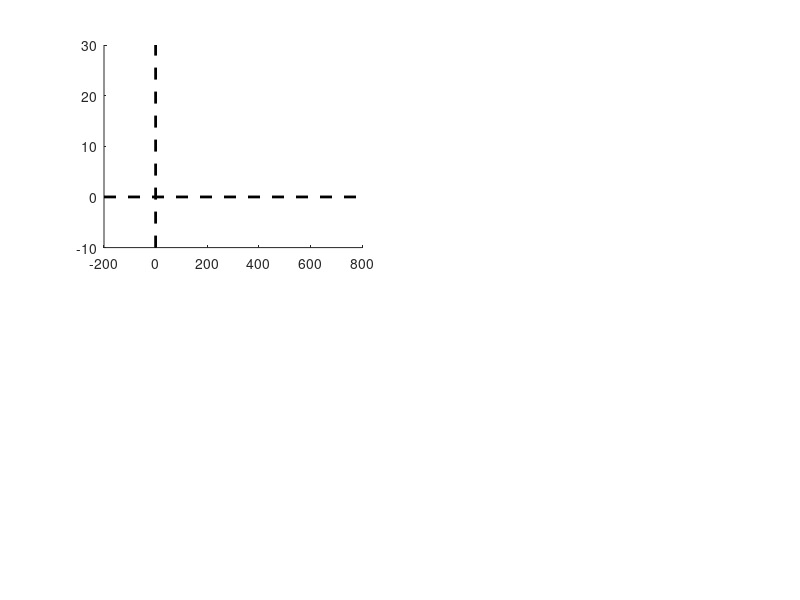

MATLAB code for this plot: (Note: this script raises an error after producing the figure.)
%% clear contents and add current folder with subfolders
clear
close all
clc

%add functions
homedir = mfilename('fullpath');
funcdir = [homedir(1:end-15) 'functions'];
addpath(genpath(funcdir))

%% load the data

%The variable CPP contains the subject-level data, and is of size 21
%(participants) by 16 (conditions) by time. The conditions are as follows:

%1) Response-locked, short interval, validly cued, easy
%2) Response-locked, short interval, validly cued, difficult
%3) Response-locked, short interval, invalidly cued, easy
%4) Response-locked, short interval, invalidly cued, difficult
%5) Response-locked, long interval, validly cued, easy
%6) Response-locked, long interval, validly cued, difficult
%7) Response-locked, long interval, invalidly cued, easy
%8) Response-locked, long interval, invalidly cued, difficult
%9) Stimulus-locked, short interval, validly cued, easy
%10) Stimulus-locked, short interval, validly cued, difficult
%11) Stimulus-locked, short interval, invalidly cued, easy
%12) Stimulus-locked, short interval, invalidly cued, difficult
%13) Stimulus-locked, long interval, validly cued, easy
%14) Stimulus-locked, long interval, validly cued, difficult
%15) Stimulus-locked, long interval, invalidly cued, easy
%16) Stimulus-locked, long interval, invalidly cued, difficult

% The matrix 'bhvdat' has 18 columns:
%1) RT on short interval, validly cued, easy
%2) RT on short interval, validly cued, difficult
%3) RT on short interval, invalidly cued, easy
%4) RT on short interval, invalidly cued, difficult
%5) RT on long interval, validly cued, easy
%6) RT on long interval, validly cued, difficult
%7) RT on long interval, invalidly cued, easy
%8) RT on long interval, invalidly cued, difficult
%9)  Accuracy on short interval, validly cued, easy
%10) Accuracy on short interval, validly cued, difficult
%11) Accuracy on short interval, invalidly cued, easy
%12) Accuracy on short interval, invalidly cued, difficult
%13) Accuracy on long interval, validly cued, easy
%14) Accuracy on long interval, validly cued, difficult
%15) Accuracy on long interval, invalidly cued, easy
%16) Accuracy on long interval, invalidly cued, difficult
%17) False alarm rate on non-catch trials
%18) False alarm rate on catch trials 

%The variables rtime and stime keep track of time relative to response and
%relative to stimulus onset, respectively.
%ta_slopes and ta_onsets are the slopes and onsets, computed on
%trial-average waveforms.
%st_slopes and st_onsets are the average slopes and onsets computed at the 
%single trial level.
%st_onsetvar contains the cross-trial variability in onset
%The slope/onset variables are all of size participants by conditions,
%where conditions go from 1 through 8 in the order as described above (but
%without separation of stimulus locking or response locking)
%Plotcolors contains a matrix with color values for plotting 

%Permdist contains the permuted null distributions that are used to compute
%p-values for individual statistical tests. It has size test (N) by
%iteration (10000). The tests that are conducted are as follows:

%1) Trial-average onset: valid versus invalid
%2) Trial-average slope: valid versus invalid
%3) Trial-average onset: easy versus difficult
%4) Trial-average slope: easy versus difficult
%5) Mean single-trial onset: valid versus invalid
%6) Mean single-trial onset variability: valid versus invalid
%7) Mean single-trial slope: valid versus invalid
%8) Mean single-trial slope: easy versus difficult

load data.mat

%% plotting options

cols = [0 0 0; 1 0 0];
mc = 1;

%% Plot trial-average CPP for valid and invalid conditions (stimulus locked)

figure
subplot(2,2,1)
hold on
plot([0 0],[-10 30],'k--','linewidth',2) 
plot([-200 800],[0 0],'k--','linewidth',2) 

ci = 1; %this keeps track of the number of lines that have been plotted
for condi = [9 11] %loop over stimulus locked conditions   
%     plot(stime, squeeze(mean(mean(CPP(:,condi:condi+1,:)))),'color',plotcolors(ci,:),'linewidth',3);
    m  = squeeze(mean(mean(CPP(:,condi:condi+1,:))));
    eb = squeeze(std(mean(CPP(:,condi:condi+1,:),2))) ./sqrt(size(CPP,1));
    shadedErrorBar(stime,m,eb ,{'color',plotcolors(ci,:),'linewidth',3});
    ci = ci+1;
end

xlim([-200 800])
ylim([-10 30])
xlabel('Peri-stimulus time (ms)','fontsize',18)
set(gca,'tickdir','out','fontsize',18,'linewidth',1) 
ylabel('Amplitude (\muV/m^2)')
title('Effect of cue validity (short CTI)')


%plot onsets (individual subjects)
indata = [squeeze(mean(ta_onsets(:,1:2),2)) squeeze(mean(ta_onsets(:,3:4),2))];
subcols = repmat(linspace(0.2,0.9,size(indata,1))',1, 3); %colors for the individual subjects
for si = 1:size(indata,1)
    plot(indata(si,:)-(squeeze(nanmean(indata(si,:)))*mc) + (nanmean(indata)*mc),[-7 -3],'o-','MarkerFaceColor',subcols(si,:),'MarkerEdgeColor','w', 'Color',subcols(si,:))
end

%plot the average estimated CPP onsets 
plot(squeeze(mean(mean(ta_onsets(:,1:2)))),-7,'ko','markerfacecolor','k')
plot([squeeze(mean(mean(ta_onsets(:,1:2))))-std(squeeze(mean(ta_onsets(:,1:2),2)))./sqrt(size(ta_onsets,1)) squeeze(mean(mean(ta_onsets(:,1:2))))+std(squeeze(mean(ta_onsets(:,1:2),2)))./sqrt(size(ta_onsets,1))],[0 0]-7,'k','linewidth',3)
plot(squeeze(mean(mean(ta_onsets(:,3:4)))),-3,'ro','markerfacecolor','r')
plot([squeeze(mean(mean(ta_onsets(:,3:4))))-std(squeeze(mean(ta_onsets(:,3:4),2)))./sqrt(size(ta_onsets,1)) squeeze(mean(mean(ta_onsets(:,3:4))))+std(squeeze(mean(ta_onsets(:,3:4),2)))./sqrt(size(ta_onsets,1))],[0 0]-3,'r','linewidth',3)

%plot average RT as dotted lines
plot([squeeze(mean(mean(bhvdat(:,1:2)))) squeeze(mean(mean(bhvdat(:,1:2))))], [-10 30],'k--')
plot([squeeze(mean(mean(bhvdat(:,3:4)))) squeeze(mean(mean(bhvdat(:,3:4))))], [-10 30],'r--')

%run statistics
diff = mean(mean(ta_onsets(:,1:2),2)) - mean(mean(ta_onsets(:,3:4),2)); %the observed value
p = sum(diff >= permdist(1,:)) / size(permdist,2); %compute p value
ci = getpermci(diff,permdist(1,:));
text(300,-5,['p = ' num2str(p)])
text(300,-8,['CI = ' num2str(round(ci(1)*100)/100) ' ' num2str(round(ci(2)*100)/100)])

%% Plot trial-average CPP for valid and invalid conditions (response locked)

%plot the CPP for a channel, stimulus locked, and for the short interval
subplot(2,4,3)
hold on
plot([0 0],[-10 30],'k--','linewidth',2) 
plot([-400 100],[0 0],'k--','linewidth',2) 

ci = 1; %this keeps track of the number of lines that have been plotted
for condi = [1 3] %loop over stimulus locked conditions
    m  = squeeze(mean(mean(CPP(:,condi:condi+1,:))));
    eb = squeeze(std(mean(CPP(:,condi:condi+1,:),2))) ./sqrt(size(CPP,1));
    shadedErrorBar(rtime,m,eb ,{'color',plotcolors(ci,:),'linewidth',3});    
    ci = ci+1;
end

% title('response locked: short interval')
xlim([-400 100])
xlabel('Peri-response time (ms)','fontsize',18)
set(gca,'tickdir','out','fontsize',18,'linewidth',1) 
ylim([-10 30])

%test if CPP peak latency deviates significantly from time of response
vdat = squeeze(mean(CPP(:,1:2,:),2)); %response-locked CPP on valid trials
[~, peaktimes(:,1)] = max(vdat,[],2); %get index of peak
idat = squeeze(mean(CPP(:,3:4,:),2)); %response-locked CPP on valid trials
[~, peaktimes(:,2)]  = max(idat,[],2); %get index of peak

%convert to ms (instead of index)
for subi = 1:size(vdat,1)
    peaktimes(subi,1) = rtime(peaktimes(subi,1));
    peaktimes(subi,2) = rtime(peaktimes(subi,2));
end

%compare the peak latency for valid and invalid trials
[~, p] = permtest(peaktimes(:,1),peaktimes(:,2),10000);
[~, ~, ~, stats] = ttest(peaktimes(:,1),peaktimes(:,2)); %get t-statistic to get bayes factor
bf = t1smpbf(stats.tstat,21);
disp(['Response-locked CPP peak latency comparison of valid versus invalid trials: p = ' num2str(p) ', BF = ' num2str(bf)]) 


%% plot the trial-average estimated CPP slopes (valid versus invalid)

%plot the estimated CPP slopes
subplot(2,5,5)
hold on
indata = [mean(ta_slopes(:,1:2),2) mean(ta_slopes(:,3:4),2)];
wsplot(indata,mc,cols)
set(gca,'xtick',[],'tickdir','out')
ylabel('Slope (\muV / m^2 / T_s)')
set(gca,'fontsize',18)

%get the observed difference between conditions, and compare it to the
%permuted null distribution
diff = mean(mean(ta_slopes(:,1:2),2)) - mean(mean(ta_slopes(:,3:4),2)); %the observed value
p = sum(diff <= permdist(2,:)) / size(permdist,2); %compute p value
ci = getpermci(diff,permdist(2,:));
title({['p = ' num2str(p) ] ['CI = ' num2str(round(ci(1)*100)/100) ' ' num2str(round(ci(2)*100)/100)]})

%% Plot trial-average CPP for easy and difficult conditions (stimulus locked)

%plot the CPP for a channel, stimulus locked, and for the short interval
subplot(2,2,3)
hold on
plot([0 0],[-10 30],'k--','linewidth',2) 
plot([-200 800],[0 0],'k--','linewidth',2) 

ci = 1; %this keeps track of the number of lines that have been plotted
for condi = [9 10] %loop over stimulus locked conditions   
    m  = squeeze(mean(mean(CPP(:,condi:2:condi+6,:))));
    eb = squeeze(std(mean(CPP(:,condi:2:condi+6,:),2))) ./sqrt(size(CPP,1));
    shadedErrorBar(stime,m,eb ,{'color',plotcolors(ci,:),'linewidth',3});    
    ci = ci+1;
end

xlim([-200 800])
ylim([-10 30])
xlabel('Peri-stimulus time (ms)','fontsize',18)
set(gca,'tickdir','out','fontsize',18,'linewidth',1) 
ylabel('Amplitude (\muV/m^2)')
title('Effect of difficulty')

%plot onsets (individual subjects)
indata = [squeeze(mean(ta_onsets(:,1:2:7),2)) squeeze(mean(ta_onsets(:,2:2:8),2))];
subcols = repmat(linspace(0.2,0.9,size(indata,1))',1, 3); %colors for the individual subjects
for si = 1:size(indata,1)
    plot(indata(si,:)-(squeeze(nanmean(indata(si,:)))*mc) + (nanmean(indata)*mc),[-7 -3],'o-','MarkerFaceColor',subcols(si,:),'MarkerEdgeColor','w', 'Color',subcols(si,:))
end

%plot the average estimated CPP onsets 
plot(squeeze(mean(mean(ta_onsets(:,1:2:7)))),-7,'ko','markerfacecolor','k')
plot([squeeze(mean(mean(ta_onsets(:,1:2:7))))-std(squeeze(mean(ta_onsets(:,1:2:7),2)))./sqrt(size(ta_onsets,1)) squeeze(mean(mean(ta_onsets(:,1:2:7))))+std(squeeze(mean(ta_onsets(:,1:2:7),2)))./sqrt(size(ta_onsets,1))],[0 0]-7,'k','linewidth',3)
plot(squeeze(mean(mean(ta_onsets(:,2:2:8)))),-3,'ro','markerfacecolor','r')
plot([squeeze(mean(mean(ta_onsets(:,2:2:8))))-std(squeeze(mean(ta_onsets(:,2:2:8),2)))./sqrt(size(ta_onsets,1)) squeeze(mean(mean(ta_onsets(:,2:2:8))))+std(squeeze(mean(ta_onsets(:,2:2:8),2)))./sqrt(size(ta_onsets,1))],[0 0]-3,'r','linewidth',3)

%plot average RT as dotted lines
plot([squeeze(mean(mean(bhvdat(:,1:2:8)))) squeeze(mean(mean(bhvdat(:,1:2:8))))], [-10 30],'k--')
plot([squeeze(mean(mean(bhvdat(:,2:2:8)))) squeeze(mean(mean(bhvdat(:,2:2:8))))], [-10 30],'r--')

%run statistics
diff = mean(mean(ta_onsets(:,1:2:7),2)) - mean(mean(ta_onsets(:,2:2:8),2)); %the observed value
p = sum(diff <= permdist(3,:)) / size(permdist,2); %compute p value
ci = getpermci(diff,permdist(3,:));
text(300,-5,['p = ' num2str(p)])
text(300,-8,['CI = ' num2str(round(ci(1)*100)/100) ' ' num2str(round(ci(2)*100)/100)])

%% Plot trial-average CPP for easy and difficult conditions (response locked)

%plot the CPP for a channel, stimulus locked, and for the short interval
subplot(2,4,7)
hold on
plot([0 0],[-10 30],'k--','linewidth',2) 
plot([-400 100],[0 0],'k--','linewidth',2) 

ci = 1; %this keeps track of the number of lines that have been plotted
for condi = [1 2] %loop over conditions
    m  = squeeze(mean(mean(CPP(:,condi:2:condi+6,:))));
    eb = squeeze(std(mean(CPP(:,condi:2:condi+6,:),2))) ./sqrt(size(CPP,1));
    shadedErrorBar(rtime,m,eb ,{'color',plotcolors(ci,:),'linewidth',3});    
    ci = ci+1;
end

% title('response locked: short interval')
xlim([-400 100])
xlabel('Peri-response time (ms)','fontsize',18)
set(gca,'tickdir','out','fontsize',18,'linewidth',1) 
ylim([-10 30])

%compare the peak amplitude at time of response for easy and difficult
%trials
edat = squeeze(mean(CPP(:,1:2:7,:),2)); %response-locked CPP on valid trials
ddat = squeeze(mean(CPP(:,2:2:8,:),2)); %response-locked CPP on valid trials
[~, p] = permtest(edat(:,rtime==0),ddat(:,rtime==0),10000); %compare peak at time of response
[~, ~, ~, stats] = ttest(edat(:,rtime==0),ddat(:,rtime==0)); %get t-statistic to get bayes factor
bf = t1smpbf(stats.tstat,21);
disp(['Response-locked CPP peak amplitude comparison of easy and difficult trials: t(' num2str(stats.df) ') = ' num2str(stats.tstat) ' p = ' num2str(p) ', BF = ' num2str(bf)]) 

%% plot the trial-average estimated CPP slopes (easy versus difficult)

%plot the estimated CPP slopes
subplot(2,5,10)
hold on

% bar(1,mean(mean(ta_slopes(:,1:2:7),2)),'FaceColor','k','EdgeColor','none')
% bar(2,mean(mean(ta_slopes(:,2:2:8),2)),'FaceColor','r','EdgeColor','none')
% wse([mean(ta_slopes(:,1:2:7),2) mean(ta_slopes(:,2:2:8),2)],1); %plot error bars
% ylim([0.05 0.11])
indata = [mean(ta_slopes(:,1:2:7),2) mean(ta_slopes(:,2:2:8),2)];
wsplot(indata,mc,cols)

set(gca,'xtick',[],'tickdir','out')
ylabel('Slope (\muV / m^2 / T_s)')
set(gca,'fontsize',18)

%get the observed difference between conditions, and compare it to the
%permuted null distribution
diff = mean(mean(ta_slopes(:,1:2:7),2)) - mean(mean(ta_slopes(:,2:2:8),2)); %the observed value
p = sum(diff <= permdist(4,:)) / size(permdist,2); %compute p value
ci = getpermci(diff,permdist(4,:));
title({['p = ' num2str(p) ] ['CI = ' num2str(round(ci(1)*100)/100) ' ' num2str(round(ci(2)*100)/100)]})

%% bar plots of onset, onset variability, and slope, computed at the single trial level

figure

%effect of cue validity on onset
subplot(2,4,1)
% hold on
% bar(1,mean(mean(st_onsets(:,1:2),2)),'FaceColor','k','EdgeColor','none');
% bar(2,mean(mean(st_onsets(:,3:4),2)),'FaceColor','r','EdgeColor','none');
% wse([mean(st_onsets(:,1:2),2) mean(st_onsets(:,3:4),2)],1); 
indata = [mean(st_onsets(:,1:2),2) mean(st_onsets(:,3:4),2)];
wsplot(indata,mc,cols)
% ylim([100 130])
diff = mean(mean(st_onsets(:,1:2),2) - mean(st_onsets(:,3:4),2)); %the observed value
p = sum(diff >= permdist(5,:)) / size(permdist,2); %compute p value
ci = getpermci(diff,permdist(5,:));
title([{'Effect of cue validity '} {['on onset p=' num2str(p)]} {['CI = ' num2str(round(ci(1)*100)/100) ' ' num2str(round(ci(2)*100)/100)]}])
set(gca,'tickdir','out','xtick',1:2,'xticklabel',{'Valid', 'Invalid'})
box off
ylabel('Onset (ms)')


%effect of cue validity on onset variability
subplot(2,4,2)
hold on
% bar(1,mean(mean(st_onsetvar(:,1:2),2)),'FaceColor','k','EdgeColor','none');
% bar(2,mean(mean(st_onsetvar(:,3:4),2)),'FaceColor','r','EdgeColor','none');
% wse([mean(st_onsetvar(:,1:2),2) mean(st_onsetvar(:,3:4),2)],1);
% ylim([100 130])
indata = [mean(st_onsetvar(:,1:2),2) mean(st_onsetvar(:,3:4),2)];
wsplot(indata,mc,cols)
diff = mean(mean(st_onsetvar(:,1:2),2) - mean(st_onsetvar(:,3:4),2)); %the observed value
p = sum(diff >= permdist(6,:)) / size(permdist,2); %compute p value
ci = getpermci(diff,permdist(6,:));
title([{'Effect of cue validity '} {['on onset variability p=' num2str(p)]} {['CI = ' num2str(round(ci(1)*100)/100) ' ' num2str(round(ci(2)*100)/100)]}])
set(gca,'tickdir','out','xtick',1:2,'xticklabel',{'Valid', 'Invalid'} )
box off
ylabel('Onset variability (ms)')


%effect of cue validity on slope
subplot(2,4,3)
hold on
% bar(1,mean(mean(st_slopes(:,1:2),2)),'FaceColor','k','EdgeColor','none');
% bar(2,mean(mean(st_slopes(:,3:4),2)),'FaceColor','r','EdgeColor','none');
% wse([mean(st_slopes(:,1:2),2) mean(st_slopes(:,3:4),2)],1); 
% ylim([0.05 .09])
indata = [mean(st_slopes(:,1:2),2) mean(st_slopes(:,3:4),2)];
wsplot(indata,mc,cols)
diff = mean(mean(st_slopes(:,1:2),2) - mean(st_slopes(:,3:4),2)); %the observed value
p = sum(diff <= permdist(7,:)) / size(permdist,2); %compute p value
ci = getpermci(diff,permdist(7,:));
title([{'Effect of cue validity '} {['on slope p=' num2str(p)]} {['CI = ' num2str(round(ci(1)*100)/100) ' ' num2str(round(ci(2)*100)/100)]}])
set(gca,'tickdir','out','xtick',1:2,'xticklabel',{'Valid', 'Invalid'})
box off
ylabel('Slope (\muV / m^2 / T_s)')


%effect of difficulty on slope
subplot(2,4,4)
hold on
% bar(1,mean(mean(st_slopes(:,1:2:7),2)),'FaceColor','k','EdgeColor','none');
% bar(2,mean(mean(st_slopes(:,2:2:8),2)),'FaceColor','r','EdgeColor','none');
% wse([mean(st_slopes(:,1:2:7),2) mean(st_slopes(:,2:2:8),2)],1); 
% ylim([0.05 .09])
indata = [mean(st_slopes(:,1:2:7),2) mean(st_slopes(:,2:2:8),2)];
wsplot(indata,mc,cols)
diff = mean(mean(st_slopes(:,1:2:7),2) - mean(st_slopes(:,2:2:8),2)); %the observed value
p = sum(diff <= permdist(8,:)) / size(permdist,2); %compute p value
ci = getpermci(diff,permdist(8,:));
title([{'Effect of difficulty'} {['on slope p=' num2str(p)]} {['CI = ' num2str(round(ci(1)*100)/100) ' ' num2str(round(ci(2)*100)/100)]}])
set(gca,'tickdir','out','xtick',1:2,'xticklabel',{'Easy', 'Difficult'})
box off
ylabel('Slope (\muV / m^2 / T_s)')
